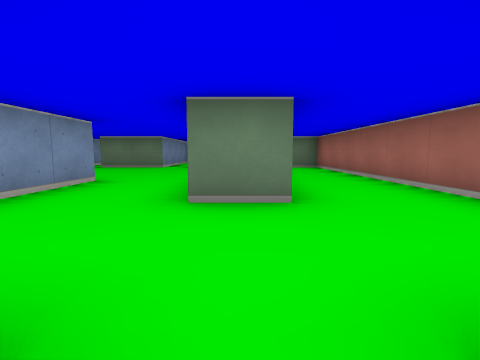
View 1 (above)

24 first-person views from a walk through a cub3D maze. The camera is about half as high as the walls, tilts 6° down and sees 85° across. The floor is counted in squares. Each view is taken from the middle of a square. On the plan, view 1 faces up. The plan holds only what a view shows up to about 9 squares ahead; the rest is blank.

View 2
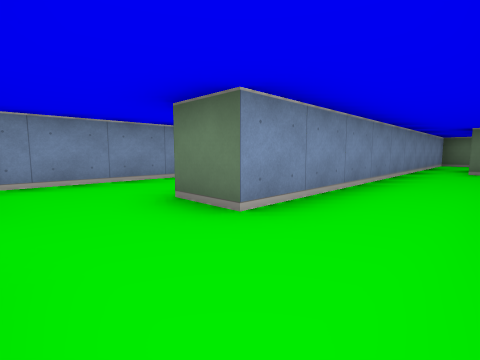

View 3
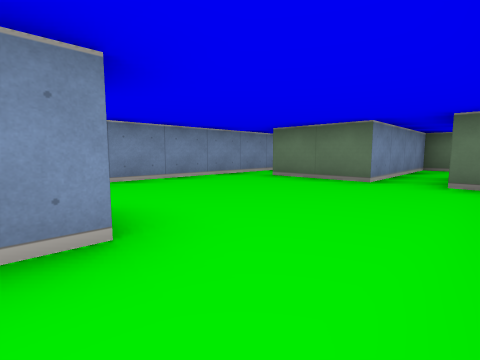

View 4
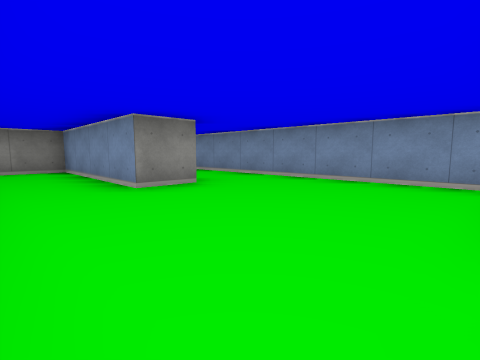

View 5
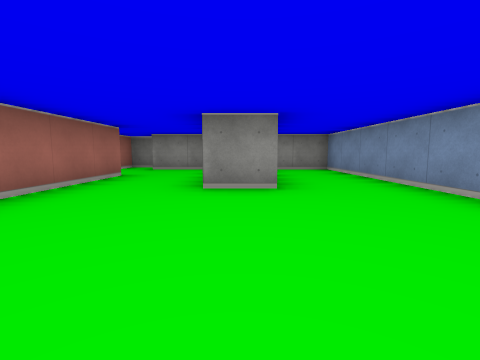

View 6
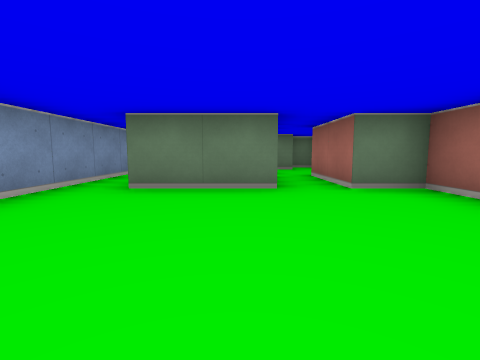

View 7
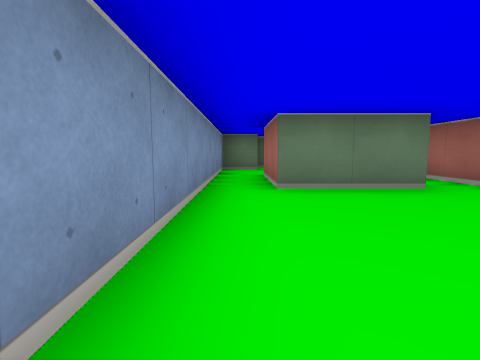

View 8
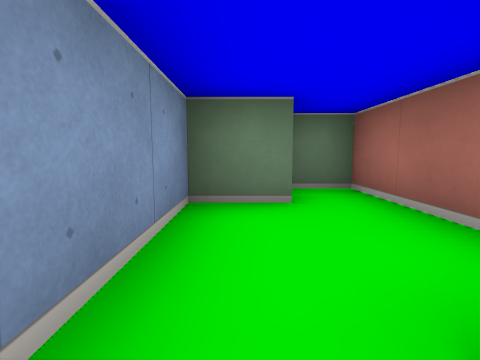

View 9
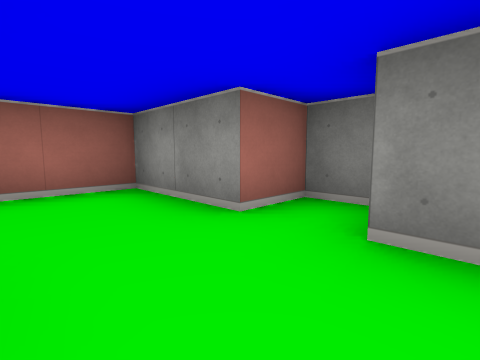

View 10
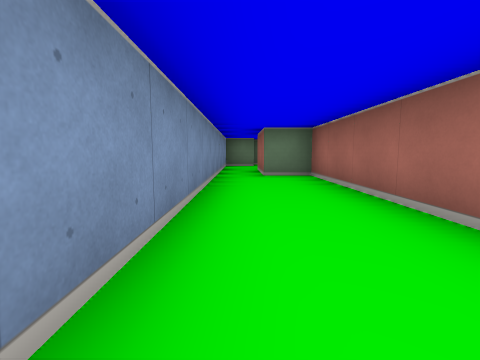

View 11
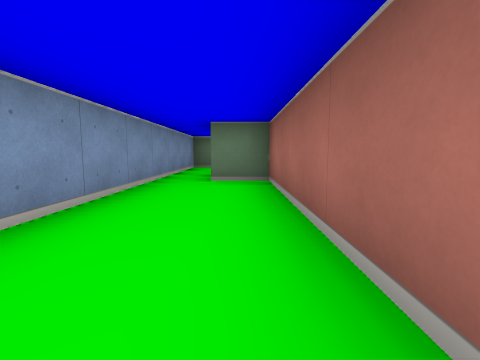

View 12
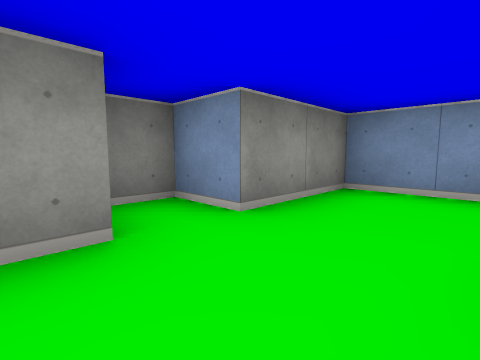

View 13
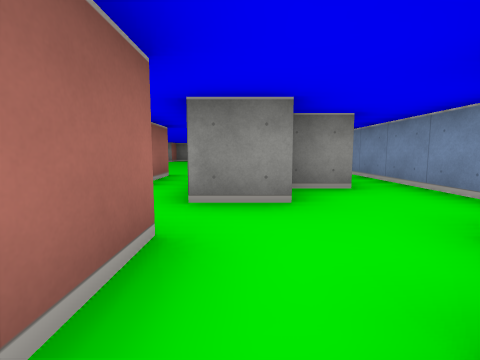

View 14
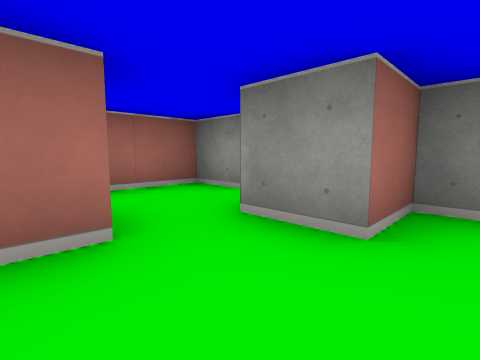

View 15
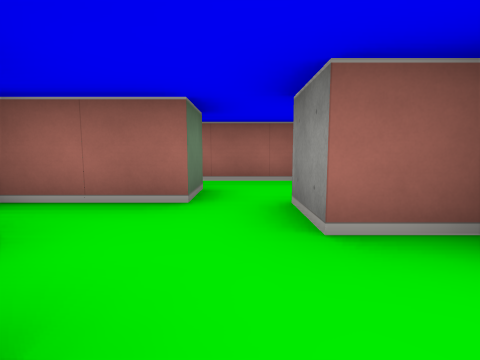

View 16
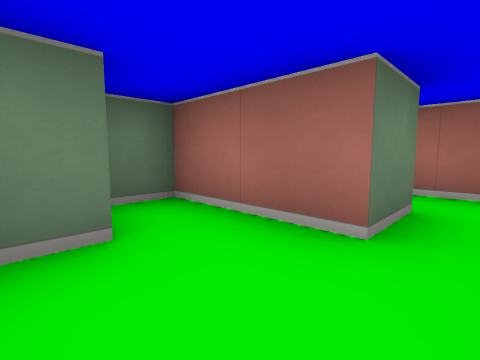

View 17
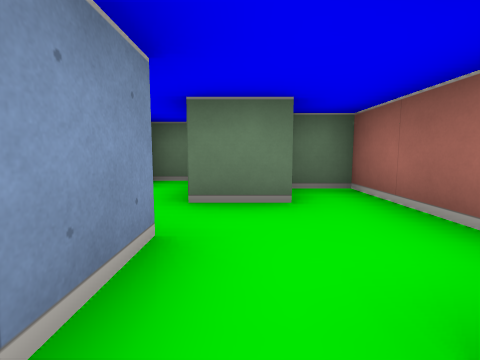

View 18
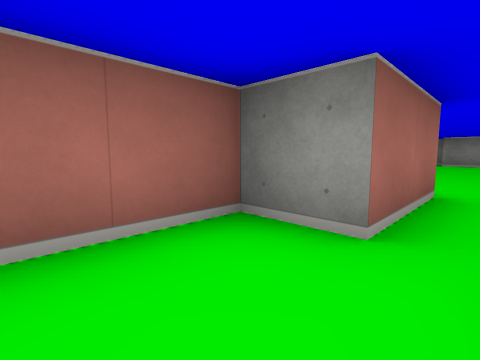

View 19
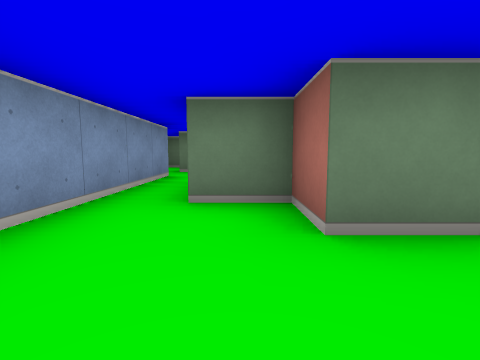

View 20
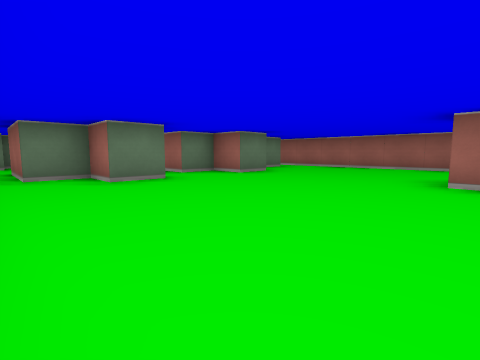

View 21
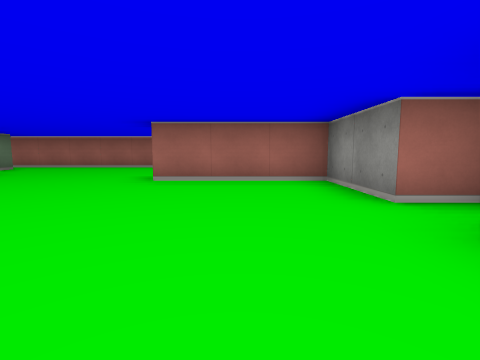

View 22
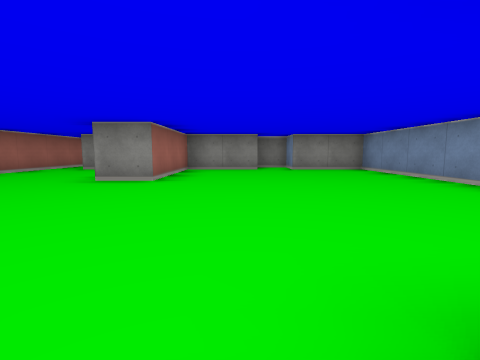

View 23
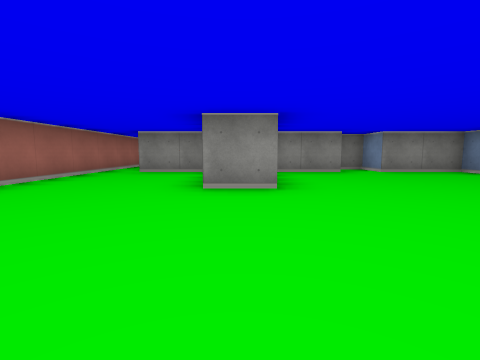

View 24
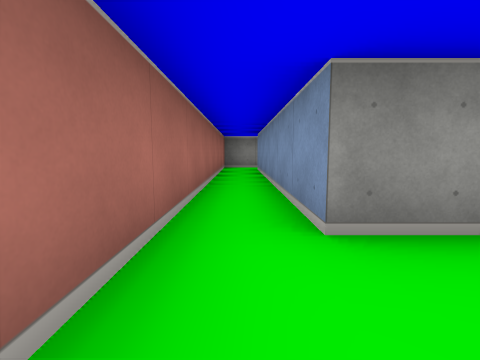

### Floor plan
Ten units are one square. View 1 is at (0, 0); x grows to the right and y downward. Boxes are objects, and circles mark ways between rooms. Rooms are numbered by the first view taken in them; rooms with no view inside come last. Other rooms are left out.
<svg viewBox="-60 -150 190 220">
<path fill="none" stroke="#000" d="M-25 -25 -25 -5 -5 -5 -5 5 5 5 5 -5 25 -5 25 -85 15 -85 15 -105M5 -105 5 -25 -5 -25M-36 -45 -25 -45 -25 -25M-5 -76 -5 -85 -15 -85 -15 -105M-5 -25 -5 -54M-25 -105 -25 -85 -45 -85 -45 -105M-55 -105 -55 -5 -40 -5M12 -125 5 -125 5 -105M15 -105 25 -105 25 -115 35 -115M35 -125 35 -145 25 -145M26 -135 20 -135M66 -75 55 -75 55 -85 45 -85 45 -105M96 -75 85 -75 85 -85 75 -85 75 -94M99 -5 115 -5 115 54M35 -42 35 -5 55 -5 55 5 65 5 65 -5 85 -5 85 -35 95 -35M115 -85 108 -85M35 -105 35 -75M114 65 125 65 125 -94M46 -125 35 -125M35 -115 35 -105M45 -105 55 -105 55 -135 45 -135M-44 -125 -55 -125 -55 -105M-35 -115 -35 -135 -45 -135M-14 -125 -25 -125 -25 -105M-6 -135 -14 -135"/>
<circle cx="-15" cy="-35" r="3" fill="#2a7"/>
<circle cx="10" cy="-100" r="3" fill="#2a7"/>
<circle cx="-50" cy="-110" r="3" fill="#2a7"/>
<circle cx="-20" cy="-100" r="3" fill="#2a7"/>
<circle cx="30" cy="-120" r="3" fill="#2a7"/>
<circle cx="40" cy="-110" r="3" fill="#2a7"/>
<text x="10" y="-40">1</text>
<text x="-30" y="-60">2</text>
<text x="20" y="-120">3</text>
<text x="80" y="-40">4</text>
<text x="50" y="-120">5</text>
<text x="-40" y="-120">6</text>
<text x="-10" y="-120">7</text>
</svg>
Room 1 opens to room 2. Room 1 opens to room 3. Room 2 opens to room 6. Room 2 opens to room 7. Room 3 opens to room 5. Room 4 opens to room 5.

Where each view was taken, in squares from view 1:
view 1: 0 up, 0 right, facing up
view 2: 1 up, 2 right, facing up-left
view 3: 4 up, 1 left, facing up-left
view 4: 8 up, 1 left, facing down-left
view 5: 8 up, 3 left, facing down
view 6: 5 up, 3 left, facing up
view 7: 5 up, 5 left, facing up
view 8: 10 up, 5 left, facing up
view 9: 2 up, 1 left, facing down-right
view 10: 3 up, 1 right, facing up
view 11: 4 up, 2 right, facing up
view 12: 2 up, 1 right, facing down-left
view 13: 14 up, 3 right, facing down
view 14: 13 up, 2 right, facing down-right
view 15: 12 up, 1 right, facing right
view 16: 12 up, 2 right, facing up-right
view 17: 10 up, 4 right, facing up
view 18: 12 up, 4 right, facing down-right
view 19: 6 up, 5 right, facing up
view 20: 3 up, 4 right, facing up-right
view 21: 2 up, 4 right, facing right
view 22: 8 up, 7 right, facing down
view 23: 7 up, 9 right, facing down
view 24: 2 up, 12 right, facing down
